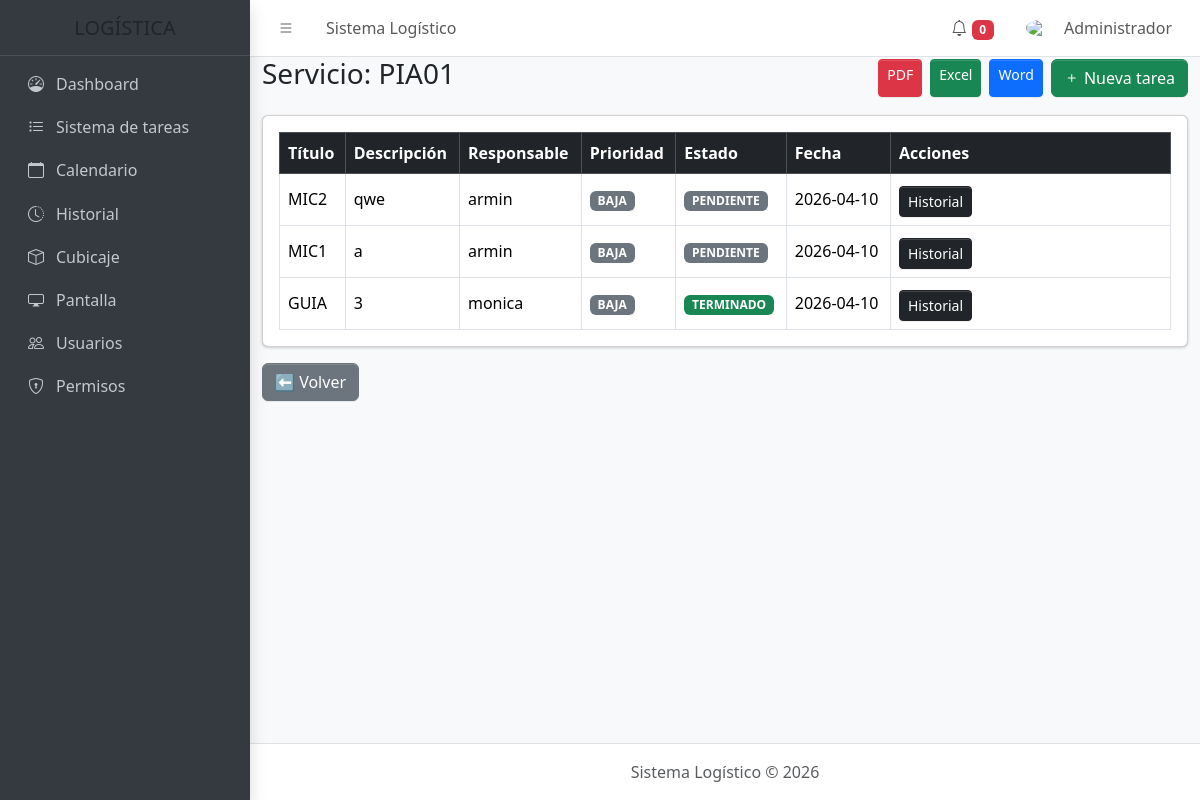
/tareas/ver_servicio.php?id=1 (signed in), run on the app's committed database.
### tables this page shows
CREATE TABLE `servicios` (
  `id` int(11) NOT NULL,
  `codigo` varchar(50) DEFAULT NULL,
  `cliente` varchar(100) DEFAULT NULL,
  `descripcion` text DEFAULT NULL,
  `creado_por` int(11) DEFAULT NULL,
  `fecha_creacion` timestamp NOT NULL DEFAULT current_timestamp(),
  `categoria_id` int(11) DEFAULT NULL,
  `estado` varchar(20) DEFAULT 'activo',
  `master` varchar(100) DEFAULT NULL,
  `house` varchar(100) DEFAULT NULL,
  `origen` varchar(100) DEFAULT NULL,
  `destino` varchar(100) DEFAULT NULL,
  `factura` varchar(100) DEFAULT NULL,
  `etd` datetime DEFAULT NULL,
  `eta` datetime DEFAULT NULL,
  `estado_logistico` enum('programado','en_transito','arribado') DEFAULT 'programado',
  `visible_pantalla` tinyint(1) DEFAULT 1
);

CREATE TABLE `tareas` (
  `id` int(11) NOT NULL,
  `servicio_id` int(11) DEFAULT NULL,
  `titulo` varchar(100) DEFAULT NULL,
  `descripcion` text DEFAULT NULL,
  `responsable_id` int(11) DEFAULT NULL,
  `estado` varchar(20) DEFAULT 'PENDIENTE',
  `fecha_limite` date DEFAULT NULL,
  `fecha_creacion` timestamp NOT NULL DEFAULT current_timestamp(),
  `asignado_por` int(11) DEFAULT NULL,
  `prioridad` varchar(20) DEFAULT 'MEDIA',
  `fecha_finalizado` datetime DEFAULT NULL
);

CREATE TABLE `usuarios` (
  `id` int(11) NOT NULL,
  `nombre` varchar(100) DEFAULT NULL,
  `usuario` varchar(50) DEFAULT NULL,
  `password` varchar(255) DEFAULT NULL,
  `rol` varchar(20) DEFAULT NULL,
  `fecha_creacion` timestamp NOT NULL DEFAULT current_timestamp(),
  `intentos` int(11) DEFAULT 0,
  `bloqueado_hasta` datetime DEFAULT NULL,
  `remember_token` varchar(255) DEFAULT NULL
);

### login/Auth.php (called while the page is built, shortened)
<?php
class Auth {
    public static function rol(){
        return strtoupper(trim($_SESSION['rol'] ?? 'USER'));
    }
}

### login/Permisos.php (called while the page is built, shortened)
<?php
require_once __DIR__ . "/Auth.php";
class Permisos
{
private static function rolLimpio()
{
    $rol = Auth::rol();
    return strtoupper(trim($rol));
}
public static function puede($permiso)
{
    $rol = self::rolLimpio();
    if ($rol === 'ADMIN') return true;
    $permisos = self::permisosRol($rol);
    return in_array(trim($permiso), $permisos);
}
}

### tareas/ver_servicio.php (the view, shortened to what this page needs)
<?php
require_once __DIR__ . "/../login/Auth.php";
require_once __DIR__ . "/../login/Permisos.php";
$db = Database::conectar();
$servicio_id = isset($_GET['id']) ? (int)$_GET['id'] : 0;
$tarea_resaltar = isset($_GET['tarea']) ? (int)$_GET['tarea'] : 0;
$stmt = $db->prepare("SELECT * FROM servicios WHERE id = ?");
$stmt->execute([$servicio_id]);
$servicio = $stmt->fetch(PDO::FETCH_ASSOC);
$stmt = $db->prepare("
    SELECT t.*, u.nombre as responsable
    FROM tareas t
    LEFT JOIN usuarios u ON t.responsable_id = u.id
    WHERE t.servicio_id = ?
    ORDER BY t.id DESC
");
$stmt->execute([$servicio_id]);
$tareas = $stmt->fetchAll(PDO::FETCH_ASSOC);
?>
<div class="d-flex justify-content-between align-items-center mb-3">
    <h3>Servicio: <?php echo htmlspecialchars($servicio['codigo']); ?></h3>
    <div class="d-flex gap-2">
        <?php if(Permisos::puede('export.ver')){ ?>
        <a href="../export/pdf_tareas.php?servicio=<?php echo $servicio_id; ?>" target="_blank" class="btn btn-danger btn-sm">PDF</a>
        <a href="../export/excel_tareas.php?servicio=<?php echo $servicio_id; ?>" class="btn btn-success btn-sm">Excel</a>
        <a href="../export/word_tareas.php?servicio=<?php echo $servicio_id; ?>" class="btn btn-primary btn-sm">Word</a>
        <?php } ?>
        <?php if(Permisos::puede('tareas.crear')){ ?>
        <a href="crear_tarea.php?servicio=<?php echo $servicio_id; ?>" class="btn btn-success">
            <i class="bi bi-plus"></i> Nueva tarea
        </a>
        <?php } ?>
    </div>
</div>
<div class="card">
<div class="card-body table-responsive">
<table class="table table-bordered table-hover align-middle">
<thead class="table-dark">
<tr>
<th>Título</th>
<th>Descripción</th>
<th>Responsable</th>
<th>Prioridad</th>
<th>Estado</th>
<th>Fecha</th>
<th width="280">Acciones</th>
</tr>
</thead>
<tbody>
<?php foreach($tareas as $t){ ?>
<?php
$highlight = ($t['id'] == $tarea_resaltar) ? "table-warning" : "";
?>
<tr class="<?php echo $highlight; ?>">
<td><?php echo htmlspecialchars($t['titulo']); ?></td>
<td><?php echo htmlspecialchars($t['descripcion']); ?></td>
<td>
<?php echo htmlspecialchars($t['responsable'] ?? 'Sin asignar'); ?>
</td>
<td>
<?php
$colorP = 'secondary';
echo "<span class='badge bg-$colorP'>{$t['prioridad']}</span>";
?>
</td>
<td>
<?php
$colorE = 'secondary';
if($t['estado'] == 'EN PROCESO') $colorE = 'info';
elseif($t['estado'] == 'BLOQUEADO') $colorE = 'warning';
elseif($t['estado'] == 'TERMINADO') $colorE = 'success';
echo "<span class='badge bg-$colorE'>{$t['estado']}</span>";
?>
</td>
<td><?php echo $t['fecha_limite']; ?></td>
<td>
<?php if(Permisos::puede('tareas.historial')){ ?>
<a href="historial_tarea.php?tarea=<?php echo $t['id']; ?>" class="btn btn-dark btn-sm mt-1">
Historial
</a>
<?php } ?>
</td>
</tr>
<?php } ?>
</tbody>
</table>
</div>
</div>
<a href="index.php" class="btn btn-secondary mt-3">⬅ Volver</a>
<?php
require_once __DIR__ . "/../layouts/app.php";
?>

### data on the page
servicios: codigo "PIA01"
tareas: titulo "MIC2", descripcion "qwe", usuarios.nombre "armin", prioridad "BAJA", estado "PENDIENTE", fecha_limite "2026-04-10"
tareas: titulo "MIC1", descripcion "a", usuarios.nombre "armin", prioridad "BAJA", estado "PENDIENTE", fecha_limite "2026-04-10"
tareas: titulo "GUIA", descripcion "3", usuarios.nombre "monica", prioridad "BAJA", estado "TERMINADO", fecha_limite "2026-04-10"

### other printed values
$_SESSION['nombre'] "Administrador"
